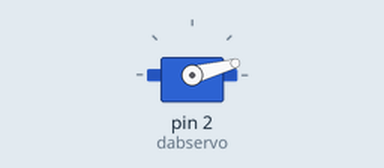
This sketch was run on a simulated Arduino Uno, built with avr-gcc and run on an emulated ATmega328P. On the bench: servo.

Above: at 0.05 s.
At 0.5 s:
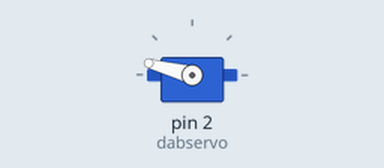
At 0.75 s:
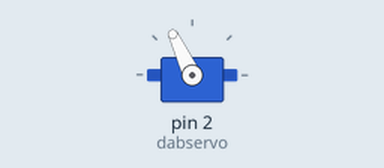
At 1.0 s:
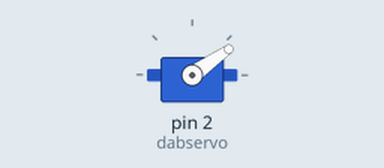
Timing chart, 0 to 3.0 s (numbered marks = the images above):
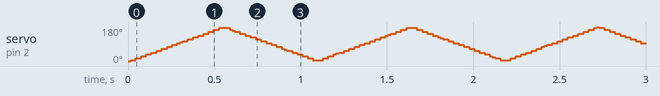

The sketch:

dab.ino
```cpp
#include <Servo.h>

   Servo dabservo;

   int pos = 0;
   int speed = 5;

   void setup()
   {
      dabservo.attach(2);
   }

   void loop()
  {

      for(pos = 0; pos < 180; pos += speed)
     {
        dabservo.write(pos);
        delay(15);
      }

      for(pos = 180; pos>=1; pos-=speed)
      {
        dabservo.write(pos);
        delay(15);
      }
  }
```
